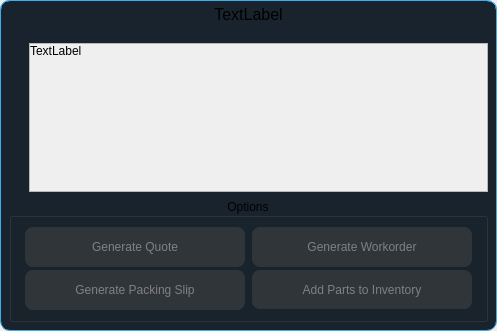
<?xml version="1.0" encoding="UTF-8"?>
<ui version="4.0">
 <class>Form</class>
 <widget class="QDialog" name="Form">
  <property name="geometry">
   <rect>
    <x>0</x>
    <y>0</y>
    <width>497</width>
    <height>331</height>
   </rect>
  </property>
  <property name="windowTitle">
   <string>Form</string>
  </property>
  <layout class="QHBoxLayout" name="horizontalLayout">
   <property name="spacing">
    <number>0</number>
   </property>
   <property name="leftMargin">
    <number>0</number>
   </property>
   <property name="topMargin">
    <number>0</number>
   </property>
   <property name="rightMargin">
    <number>0</number>
   </property>
   <property name="bottomMargin">
    <number>0</number>
   </property>
   <item>
    <widget class="QWidget" name="widget" native="true">
     <property name="contextMenuPolicy">
      <enum>Qt::ActionsContextMenu</enum>
     </property>
     <property name="autoFillBackground">
      <bool>false</bool>
     </property>
     <property name="styleSheet">
      <string notr="true">QWidget#widget{
	border-top-left-radius:10px;
	border-bottom-left-radius:10px;
	border-top-right-radius:10px;
	border-bottom-right-radius:10px;
	border: 1px solid  #3daee9;
	background-color: #19232D;
}</string>
     </property>
     <layout class="QVBoxLayout" name="verticalLayout_3" stretch="0,0">
      <property name="leftMargin">
       <number>0</number>
      </property>
      <property name="topMargin">
       <number>0</number>
      </property>
      <property name="rightMargin">
       <number>0</number>
      </property>
      <property name="bottomMargin">
       <number>0</number>
      </property>
      <item>
       <widget class="QLabel" name="lblTitle">
        <property name="maximumSize">
         <size>
          <width>16777215</width>
          <height>16777215</height>
         </size>
        </property>
        <property name="font">
         <font>
          <pointsize>12</pointsize>
         </font>
        </property>
        <property name="styleSheet">
         <string notr="true">border-top-left-radius:10px;
border-top-right-radius:10px;
border: 1px solid  #3daee9;
border-bottom: none;
</string>
        </property>
        <property name="frameShape">
         <enum>QFrame::Box</enum>
        </property>
        <property name="frameShadow">
         <enum>QFrame::Sunken</enum>
        </property>
        <property name="text">
         <string>TextLabel</string>
        </property>
        <property name="alignment">
         <set>Qt::AlignHCenter|Qt::AlignTop</set>
        </property>
       </widget>
      </item>
      <item>
       <layout class="QVBoxLayout" name="verticalLayout">
        <property name="leftMargin">
         <number>9</number>
        </property>
        <property name="topMargin">
         <number>9</number>
        </property>
        <property name="rightMargin">
         <number>9</number>
        </property>
        <property name="bottomMargin">
         <number>9</number>
        </property>
        <item>
         <layout class="QHBoxLayout" name="horizontalLayout_4" stretch="0,0">
          <item>
           <layout class="QVBoxLayout" name="verticalLayout_2">
            <property name="spacing">
             <number>0</number>
            </property>
            <item>
             <layout class="QVBoxLayout" name="iconHolder">
              <property name="spacing">
               <number>0</number>
              </property>
             </layout>
            </item>
            <item>
             <spacer name="verticalSpacer">
              <property name="orientation">
               <enum>Qt::Vertical</enum>
              </property>
              <property name="sizeHint" stdset="0">
               <size>
                <width>20</width>
                <height>40</height>
               </size>
              </property>
             </spacer>
            </item>
           </layout>
          </item>
          <item>
           <widget class="QScrollArea" name="scrollArea">
            <property name="widgetResizable">
             <bool>true</bool>
            </property>
            <widget class="QWidget" name="scrollAreaWidgetContents">
             <property name="geometry">
              <rect>
               <x>0</x>
               <y>0</y>
               <width>447</width>
               <height>134</height>
              </rect>
             </property>
             <layout class="QVBoxLayout" name="verticalLayout_4">
              <property name="spacing">
               <number>0</number>
              </property>
              <property name="leftMargin">
               <number>0</number>
              </property>
              <property name="topMargin">
               <number>0</number>
              </property>
              <property name="rightMargin">
               <number>0</number>
              </property>
              <property name="bottomMargin">
               <number>0</number>
              </property>
              <item>
               <widget class="QLabel" name="lblMessage">
                <property name="sizePolicy">
                 <sizepolicy hsizetype="Preferred" vsizetype="Minimum">
                  <horstretch>0</horstretch>
                  <verstretch>0</verstretch>
                 </sizepolicy>
                </property>
                <property name="text">
                 <string>TextLabel</string>
                </property>
                <property name="alignment">
                 <set>Qt::AlignLeading|Qt::AlignLeft|Qt::AlignTop</set>
                </property>
                <property name="wordWrap">
                 <bool>true</bool>
                </property>
               </widget>
              </item>
             </layout>
            </widget>
           </widget>
          </item>
         </layout>
        </item>
        <item>
         <widget class="QGroupBox" name="groupBox">
          <property name="title">
           <string>Options</string>
          </property>
          <property name="alignment">
           <set>Qt::AlignCenter</set>
          </property>
          <property name="flat">
           <bool>false</bool>
          </property>
          <property name="checkable">
           <bool>false</bool>
          </property>
          <layout class="QVBoxLayout" name="verticalLayout_6">
           <property name="spacing">
            <number>3</number>
           </property>
           <property name="leftMargin">
            <number>3</number>
           </property>
           <property name="topMargin">
            <number>3</number>
           </property>
           <property name="rightMargin">
            <number>3</number>
           </property>
           <property name="bottomMargin">
            <number>3</number>
           </property>
           <item>
            <layout class="QGridLayout" name="gridLayout">
             <property name="leftMargin">
              <number>6</number>
             </property>
             <property name="topMargin">
              <number>6</number>
             </property>
             <property name="rightMargin">
              <number>6</number>
             </property>
             <property name="bottomMargin">
              <number>6</number>
             </property>
             <item row="0" column="0">
              <widget class="QPushButton" name="pushButton_quote">
               <property name="sizePolicy">
                <sizepolicy hsizetype="Fixed" vsizetype="Fixed">
                 <horstretch>0</horstretch>
                 <verstretch>0</verstretch>
                </sizepolicy>
               </property>
               <property name="minimumSize">
                <size>
                 <width>220</width>
                 <height>40</height>
                </size>
               </property>
               <property name="toolTip">
                <string>Will generate and save a quote to the Quote directory</string>
               </property>
               <property name="styleSheet">
                <string notr="true">QPushButton#pushButton_quote{
	color: #ffffff;
    background-color: #3daee9;
    border: 0.01em solid #3daee9;
    border-radius: 8px;
}
QPushButton#pushButton_quote:checked{
    background-color: #3daee9;
    border: 0.01em solid #3daee9;
}
QPushButton#pushButton_quote:hover{
    background-color: #48b6ed;
    border-color: #48b6ed;
}
QPushButton#pushButton_quote:pressed{
    background-color: #2b92c5;
    border-color: #2b92c5;
}

QPushButton#pushButton_quote:!checked {
    background-color: rgba(71, 71, 71, 130);
    border: 0.01em solid rgba(76, 76, 76, 130);
    border-radius: 8px;
    color: grey;
}

QPushButton:hover#pushButton_quote:!checked {
    background-color: rgba(76, 76, 76, 130);
    border: 0.01em solid rgba(71, 76, 88, 130);
}

QPushButton:pressed#pushButton_quote:!checked {
    background-color: rgba(39, 39, 39, 130);
    border: 0.01em solid rgba(47, 50, 57, 130);
}</string>
               </property>
               <property name="text">
                <string>Generate Quote</string>
               </property>
               <property name="checkable">
                <bool>true</bool>
               </property>
               <property name="checked">
                <bool>false</bool>
               </property>
              </widget>
             </item>
             <item row="2" column="1">
              <widget class="QPushButton" name="pushButton_update_inventory">
               <property name="sizePolicy">
                <sizepolicy hsizetype="Fixed" vsizetype="Fixed">
                 <horstretch>0</horstretch>
                 <verstretch>0</verstretch>
                </sizepolicy>
               </property>
               <property name="minimumSize">
                <size>
                 <width>220</width>
                 <height>39</height>
                </size>
               </property>
               <property name="toolTip">
                <string>Will add/update parts in inventory.</string>
               </property>
               <property name="autoFillBackground">
                <bool>false</bool>
               </property>
               <property name="styleSheet">
                <string notr="true">QPushButton#pushButton_update_inventory{
	color: #ffffff;
    background-color: #3daee9;
    border: 0.01em solid #3daee9;
    border-radius: 8px;
}
QPushButton#pushButton_update_inventory:checked{
    background-color: #3daee9;
    border: 0.01em solid #3daee9;
}
QPushButton#pushButton_update_inventory:hover{
    background-color: #48b6ed;
    border-color: #48b6ed;
}
QPushButton#pushButton_update_inventory:pressed{
    background-color: #2b92c5;
    border-color: #2b92c5;
}

QPushButton#pushButton_update_inventory:!checked {
    background-color: rgba(71, 71, 71, 130);
    border: 0.01em solid rgba(76, 76, 76, 130);
    border-radius: 8px;
    color: grey;
}

QPushButton:hover#pushButton_update_inventory:!checked {
    background-color: rgba(76, 76, 76, 130);
    border: 0.01em solid rgba(71, 76, 88, 130);
}

QPushButton:pressed#pushButton_update_inventory:!checked {
    background-color: rgba(39, 39, 39, 130);
    border: 0.01em solid rgba(47, 50, 57, 130);
}</string>
               </property>
               <property name="text">
                <string>Add Parts to Inventory</string>
               </property>
               <property name="checkable">
                <bool>true</bool>
               </property>
              </widget>
             </item>
             <item row="0" column="1">
              <widget class="QPushButton" name="pushButton_workorder">
               <property name="sizePolicy">
                <sizepolicy hsizetype="Fixed" vsizetype="Fixed">
                 <horstretch>0</horstretch>
                 <verstretch>0</verstretch>
                </sizepolicy>
               </property>
               <property name="minimumSize">
                <size>
                 <width>220</width>
                 <height>40</height>
                </size>
               </property>
               <property name="toolTip">
                <string>Will generate and save a workorder to the Workorder directory</string>
               </property>
               <property name="styleSheet">
                <string notr="true">QPushButton#pushButton_workorder{
	color: #ffffff;
    background-color: #3daee9;
    border: 0.01em solid #3daee9;
    border-radius: 8px;
}
QPushButton#pushButton_workorder:checked{
    background-color: #3daee9;
    border: 0.01em solid #3daee9;
}
QPushButton#pushButton_workorder:hover{
    background-color: #48b6ed;
    border-color: #48b6ed;
}
QPushButton#pushButton_workorder:pressed{
    background-color: #2b92c5;
    border-color: #2b92c5;
}

QPushButton#pushButton_workorder:!checked {
    background-color: rgba(71, 71, 71, 130);
    border: 0.01em solid rgba(76, 76, 76, 130);
    border-radius: 8px;
    color: grey;
}

QPushButton:hover#pushButton_workorder:!checked {
    background-color: rgba(76, 76, 76, 130);
    border: 0.01em solid rgba(71, 76, 88, 130);
}

QPushButton:pressed#pushButton_workorder:!checked {
    background-color: rgba(39, 39, 39, 130);
    border: 0.01em solid rgba(47, 50, 57, 130);
}</string>
               </property>
               <property name="text">
                <string>Generate Workorder</string>
               </property>
               <property name="checkable">
                <bool>true</bool>
               </property>
              </widget>
             </item>
             <item row="2" column="0">
              <widget class="QPushButton" name="pushButton_packingslip">
               <property name="minimumSize">
                <size>
                 <width>220</width>
                 <height>40</height>
                </size>
               </property>
               <property name="styleSheet">
                <string notr="true">QPushButton#pushButton_packingslip{
	color: #ffffff;
    background-color: #3daee9;
    border: 0.01em solid #3daee9;
    border-radius: 8px;
}
QPushButton#pushButton_packingslip:checked{
    background-color: #3daee9;
    border: 0.01em solid #3daee9;
}
QPushButton#pushButton_packingslip:hover{
    background-color: #48b6ed;
    border-color: #48b6ed;
}
QPushButton#pushButton_packingslip:pressed{
    background-color: #2b92c5;
    border-color: #2b92c5;
}

QPushButton#pushButton_packingslip:!checked {
    background-color: rgba(71, 71, 71, 130);
    border: 0.01em solid rgba(76, 76, 76, 130);
    border-radius: 8px;
    color: grey;
}

QPushButton:hover#pushButton_packingslip:!checked {
    background-color: rgba(76, 76, 76, 130);
    border: 0.01em solid rgba(71, 76, 88, 130);
}

QPushButton:pressed#pushButton_packingslip:!checked {
    background-color: rgba(39, 39, 39, 130);
    border: 0.01em solid rgba(47, 50, 57, 130);
}</string>
               </property>
               <property name="text">
                <string>Generate Packing Slip</string>
               </property>
               <property name="checkable">
                <bool>true</bool>
               </property>
              </widget>
             </item>
            </layout>
           </item>
          </layout>
         </widget>
        </item>
        <item>
         <layout class="QHBoxLayout" name="horizontalLayout_2">
          <property name="spacing">
           <number>6</number>
          </property>
          <property name="bottomMargin">
           <number>0</number>
          </property>
         </layout>
        </item>
        <item>
         <layout class="QHBoxLayout" name="buttonsLayout"/>
        </item>
       </layout>
      </item>
     </layout>
    </widget>
   </item>
  </layout>
 </widget>
 <resources/>
 <connections/>
</ui>
